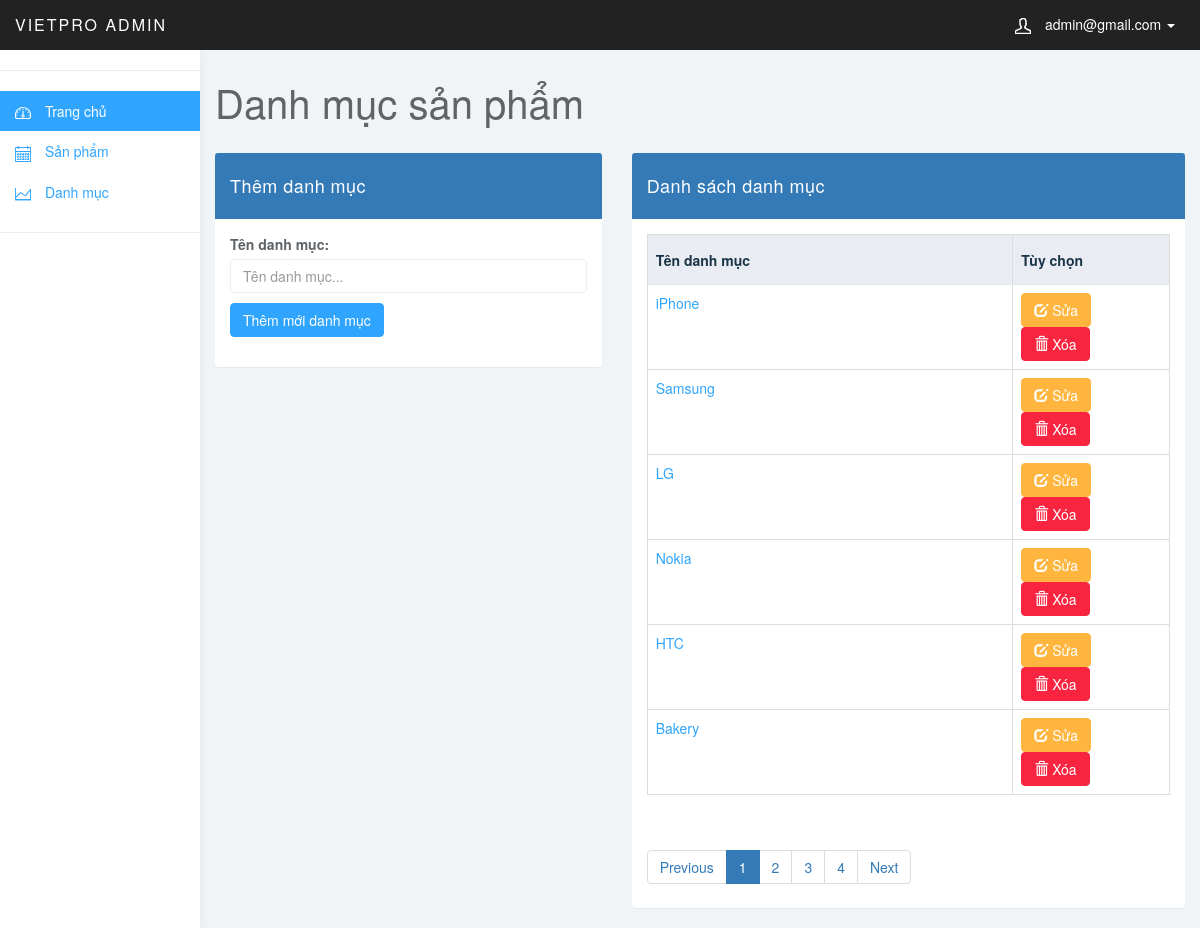
Screenshot of /admin/home.php?page_layout=category (signed in) with the database file from the repository.
### tables this page shows
CREATE TABLE `categories` (
  `id_categories` int(10) UNSIGNED NOT NULL,
  `name_categories` varchar(255) NOT NULL
);

### admin/category.php (the view, shortened to what this page needs)
<?php
include_once './connect.php';
if (isset($_GET['page'])) {
	$page= $_GET['page'];
}
else{
	$page= 1;
}
$rowPerPage= 6;
$perRow = $page*$rowPerPage - $rowPerPage;
$sql = "SELECT * FROM categories ORDER BY id_categories ASC LIMIT $perRow,$rowPerPage";
$result = $conn->query($sql);
$results = $conn->query("SELECT COUNT(name_categories) AS count FROM categories");
$rows = $results->fetch_assoc();
$totalRow = $rows['count'];
$totalPage = ceil($totalRow/$rowPerPage);
$listPage= "";
for($i=1; $i<=$totalPage; $i++){
	if ($i == $page) {
		$listPage.= '<li class="active"><a class="page-link" href="home.php?page_layout=category&page='.$i.'">'.$i.'</a></li>';
	}else{
		$listPage.= '<li><a class="page-link" href="home.php?page_layout=category&page='.$i.'">'.$i.'</a></li>';
	}
}
if ($page == 1) {
	$prevPage = 1;
}else{
	$prevPage = $page -1;
}
if ($page == $totalPage) {
	$nextPage = $page;
}else{
	$nextPage = $page + 1;
}
?>
<div class="col-sm-9 col-sm-offset-3 col-lg-10 col-lg-offset-2 main">
	<div class="row">
		<div class="col-lg-12">
			<h1 class="page-header">Danh mục sản phẩm</h1>
		</div>
	</div>
	<div class="row">
		<div class="col-xs-12 col-md-5 col-lg-5">
			<div class="panel panel-primary">
				<div class="panel-heading">
					Thêm danh mục
				</div>
				<div class="panel-body">
					<form action="" method="POST">
						<div class="form-group">
							<label>Tên danh mục:</label>
							<input type="text" name="addNew" class="form-control" placeholder="Tên danh mục..." required>
							<input type="submit" name="addCategory" value="Thêm mới danh mục" class="btn btn-primary" style="margin-top: 10px;">
						</div>
					</form>
				</div>
			</div>
		</div>
		<div class="col-xs-12 col-md-7 col-lg-7">
			<div class="panel panel-primary">
				<div class="panel-heading">Danh sách danh mục</div>
				<div class="panel-body">
					<div class="bootstrap-table">
						<table class="table table-bordered">
							<thead>
								<tr class="bg-primary">
									<th>Tên danh mục</th>
									<th style="width:30%">Tùy chọn</th>
								</tr>
							</thead>
							<tbody>
								<?php while($row = $result->fetch_assoc()){ ?>
									<tr>
										<td><a href="./home.php?page_layout=editcategory&id_category=<?php echo $row['id_categories'] ?>"><?php echo $row['name_categories'] ?></a></td>
										<td>
											<a href="./home.php?page_layout=editcategory&id_category=<?php echo $row['id_categories'] ?>" class="btn btn-warning"><span class="glyphicon glyphicon-edit"></span> Sửa</a>
											<a href="./delCategory.php?id_category=<?php echo $row['id_categories'] ?>" onclick="return confirm('Bạn có chắc chắn muốn xóa?')" class="btn btn-danger"><span class="glyphicon glyphicon-trash"></span> Xóa</a>
										</td>
									</tr>
								<?php } ?>
							</tbody>
						</table>
					</div>
				</div>
				<ul class="pagination" style="margin-left: 1.5rem">
					<li class="page-item"><a class="page-link" href="home.php?page_layout=category&page=<?php echo $prevPage ?>">Previous</a></li>
					<?php
					echo $listPage;
					?>
					<li class="page-item"><a class="page-link" href="home.php?page_layout=category&page=<?php echo $nextPage ?>">Next</a></li>
				</ul>
			</div>
		</div>
	</div>
</div>

### admin/css/styles.css (style rules this page uses)
body { background: #f1f4f7; padding-top: 50px; color: #5f6468; }
a, a:hover, a:focus { color: #30a5ff; }
h1, h2, h3, h4, h5, h6 { color: #5f6468; }
h1 { font-weight: 300; font-size: 40px; }
.form-control { border: 1px solid #eee; box-shadow: none; }
.btn-primary, .btn-primary:hover, .btn-primary:focus, .btn-primary:active, .btn-primary.active, .open > .dropdown-toggle.btn-primary, .btn-primary.disabled, .btn-primary[disabled], fieldset[disabled] .btn-primary, .btn-primary.disabled:hover, .btn-primary[disabled]:hover, fieldset[disabled] .btn-primary:hover, .btn-primary.disabled:focus, .btn-primary[disabled]:focus, fieldset[disabled] .btn-primary:focus, .btn-primary.disabled:active, .btn-primary[disabled]:active, fieldset[disabled] .btn-primary:active, .btn-primary.disabled.active, .btn-primary[disabled].active, fieldset[disabled] .btn-primary.active { background-color: #30a5ff; border-color: #30a5ff; }
.btn-warning, .btn-warning:hover, .btn-warning:focus, .btn-warning:active, .btn-warning.active, .open > .dropdown-toggle.btn-warning, .btn-warning.disabled, .btn-warning[disabled], fieldset[disabled] .btn-warning, .btn-warning.disabled:hover, .btn-warning[disabled]:hover, fieldset[disabled] .btn-warning:hover, .btn-warning.disabled:focus, .btn-warning[disabled]:focus, fieldset[disabled] .btn-warning:focus, .btn-warning.disabled:active, .btn-warning[disabled]:active, fieldset[disabled] .btn-warning:active, .btn-warning.disabled.active, .btn-warning[disabled].active, fieldset[disabled] .btn-warning.active { background-color: #ffb53e; border-color: #ffb53e; }
.btn-danger, .btn-danger:hover, .btn-danger:focus, .btn-danger:active, .btn-danger.active, .open > .dropdown-toggle.btn-danger, .btn-danger.disabled, .btn-danger[disabled], fieldset[disabled] .btn-danger, .btn-danger.disabled:hover, .btn-danger[disabled]:hover, fieldset[disabled] .btn-danger:hover, .btn-danger.disabled:focus, .btn-danger[disabled]:focus, fieldset[disabled] .btn-danger:focus, .btn-danger.disabled:active, .btn-danger[disabled]:active, fieldset[disabled] .btn-danger:active, .btn-danger.disabled.active, .btn-danger[disabled].active, fieldset[disabled] .btn-danger.active { background-color: #f9243f; border-color: #f9243f; }
.bg-primary { color: #1b3548; background-color: #e9ecf2; }
.panel { border: 0; }
.panel-heading { font-size: 18px; font-weight: 300; letter-spacing: 0.025em; height: 66px; line-height: 45px; }
h1.page-header { margin-top: 30px; border-bottom: 0; }
.table { background: #fff; }
.table>thead>tr>th { border-bottom: 1px solid #e6e7e8; vertical-align: middle; height: 50px; }

### rows the page displays
categories: name_categories "iPhone"
categories: name_categories "Samsung"
categories: name_categories "LG"
categories: name_categories "Nokia"
categories: name_categories "HTC"
categories: name_categories "Bakery"

### other values shown
$_SESSION['email'] "admin@gmail.com"
